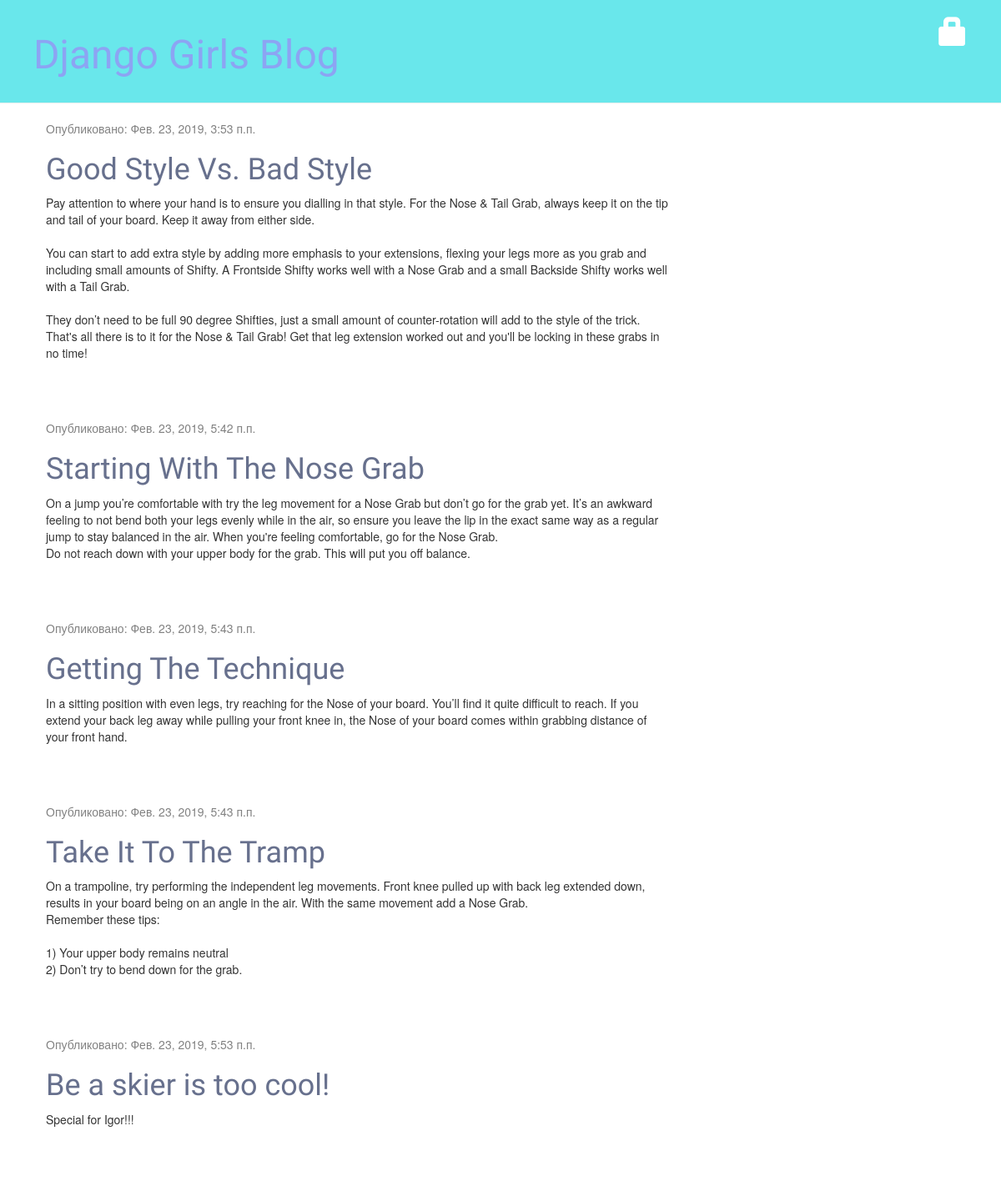
The page / on the database its author committed.
### blog/models.py (models this page shows, shortened)
class Post(models.Model):
    author = models.ForeignKey(settings.AUTH_USER_MODEL, on_delete=models.CASCADE)
    title = models.CharField(max_length=200)
    text = models.TextField()
    created_date = models.DateTimeField(default=timezone.now)
    published_date = models.DateTimeField(blank=True, null=True)
    image = models.TextField()

### blog/views.py (the view)
# urls.py: path('', views.post_list, name='post_list'),
def post_list(request):
    posts = Post.objects.filter(published_date__lte=timezone.now()).order_by('published_date')
    return render(request, 'blog/post_list.html', {'posts': posts})

### blog/templates/blog/post_list.html
{% extends 'blog/base.html' %}
		{% block content %}
            {% for post in posts %}
                <div class="post">
                    <div class="date">
                        <p>Опубликовано: {{ post.published_date }}</p>
                    </div>
                    <h1><a href="{% url 'post_detail' pk=post.pk %}">{{ post.title }}</a></h1>
                    <p>{{ post.text|linebreaksbr }}</p>
                </div>
            {% endfor %}
    {% endblock %}

### blog/templates/blog/base.html (shortened to what this page needs)
{% load static %}
<html>
	<head>
		<link rel="stylesheet" href="//maxcdn.bootstrapcdn.com/bootstrap/3.2.0/css/bootstrap.min.css">
		<link rel="stylesheet" href="//maxcdn.bootstrapcdn.com/bootstrap/3.2.0/css/bootstrap-theme.min.css">
		<link rel="stylesheet" href="{% static 'css/blog.css' %}">
  </head>
	<body>
		<div class="page-header">
	        {% if user.is_authenticated %}
	            <a href="{% url 'post_new' %}" class="top-menu"><span class="glyphicon glyphicon-plus"></span></a>
	            <a href="{% url 'post_draft_list' %}" class="top-menu"><span class="glyphicon glyphicon-edit"></span></a>
	        {% else %}
	            <a href="{% url 'login' %}" class="top-menu"><span class="glyphicon glyphicon-lock"></span></a>
	        {% endif %}
	        <h1><a href="/">Django Girls Blog</a></h1>
	    </div>
	    <div class="content container">
	        <div class="row">
	            <div class="col-md-8">
	            {% block content %}
	            {% endblock %}
	            </div>
	        </div>
	    </div>
	</body>
</html>

### blog/static/css/blog.css (style rules this page uses)
.page-header { background-color: #69E7EB; margin-top: 0; padding: 20px 20px 20px 40px; }
.page-header h1, .page-header h1 a, .page-header h1 a:visited, .page-header h1 a:active { color: #8CA4F3; font-size: 36pt; text-decoration: none; }
.content { margin-left: 40px; }
h1, h2, h3, h4 { font-family: 'Lobster', cursive; }
.date { color: #828282; }
.top-menu, .top-menu:hover, .top-menu:visited { color: #ffffff; float: right; font-size: 26pt; margin-right: 20px; }
.post { margin-bottom: 70px; }
.post h1 a, .post h1 a:visited { color: #67708D; }

### rows shown on the page
Post: published_date "Фев. 23, 2019, 3:53 п.п.", title "Good Style Vs. Bad Style", text "Pay attention to where your hand is to ensure you dialling in that style. For the Nose & Tail Grab, always keep it on the tip and tail of your board. Keep it away from either side. You can start to add extra style by adding more emphasis to your extensions, flexing your legs more as you grab and including small amounts of Shifty. A Frontside Shifty works well with a Nose Grab and a small Backside Shifty works well with a Tail Grab. They don’t need to be full 90 degree Shifties, just a small amount of counter-rotation will add to the style of the trick. That's all there is to it for the Nose & Tail Grab! Get that leg extension worked out and you'll be locking in these grabs in no time!"
Post: published_date "Фев. 23, 2019, 5:42 п.п.", title "Starting With The Nose Grab", text "On a jump you’re comfortable with try the leg movement for a Nose Grab but don’t go for the grab yet. It’s an awkward feeling to not bend both your legs evenly while in the air, so ensure you leave the lip in the exact same way as a regular jump to stay balanced in the air. When you're feeling comfortable, go for the Nose Grab. Do not reach down with your upper body for the grab. This will put you off balance."
Post: published_date "Фев. 23, 2019, 5:43 п.п.", title "Getting The Technique", text "In a sitting position with even legs, try reaching for the Nose of your board. You’ll find it quite difficult to reach. If you extend your back leg away while pulling your front knee in, the Nose of your board comes within grabbing distance of your front hand."
Post: published_date "Фев. 23, 2019, 5:43 п.п.", title "Take It To The Tramp", text "On a trampoline, try performing the independent leg movements. Front knee pulled up with back leg extended down, results in your board being on an angle in the air. With the same movement add a Nose Grab. Remember these tips: 1) Your upper body remains neutral 2) Don’t try to bend down for the grab."
Post: published_date "Фев. 23, 2019, 5:53 п.п.", title "Be a skier is too cool!", text "Special for Igor!!!"
